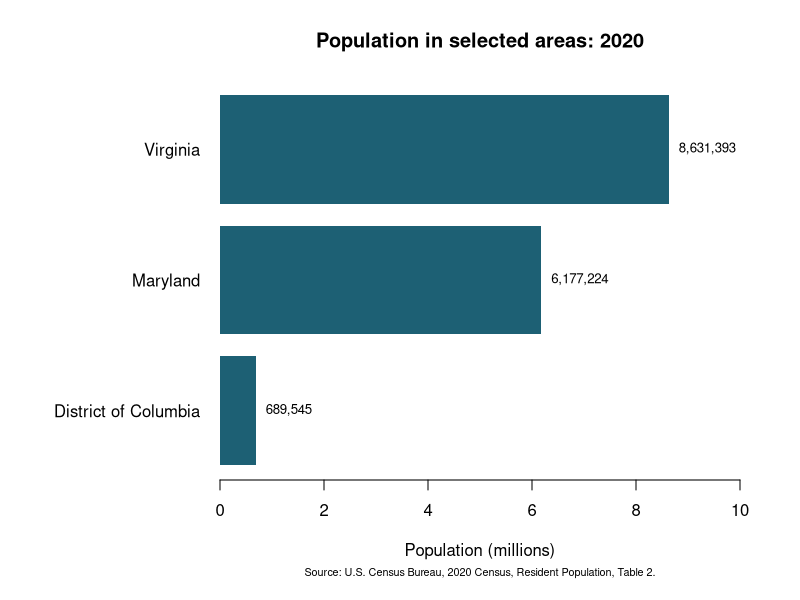

The R script that drew this image:
# Run from the folder containing population.csv. Uses base R only.
# Source: U.S. Census Bureau, 2020 Census, Resident Population, Table 2.
# https://www2.census.gov/programs-surveys/decennial/2020/data/apportionment/apportionment-2020-table02.pdf
d <- read.csv("population.csv", stringsAsFactors = FALSE)
d <- d[order(d$population), ]
png("population-r.png", width = 1440, height = 768, res = 160)
par(mar = c(6, 11, 4, 3))
y <- barplot(d$population / 1e6, names.arg = d$area,
  horiz = TRUE, las = 1, col = "#1d6074", border = NA,
  xlim = c(0, 10), xlab = "Population (millions)",
  main = "Population in selected areas: 2020")
text(d$population / 1e6, y,
  labels = format(d$population, big.mark = ",", scientific = FALSE, trim = TRUE),
  pos = 4, cex = 0.8)
mtext("Source: U.S. Census Bureau, 2020 Census, Resident Population, Table 2.",
  side = 1, line = 4, cex = 0.65)
invisible(dev.off())
